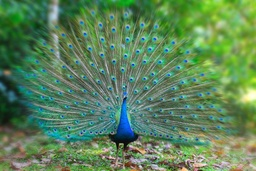
#> input picture exercises_with_checks/week06/images/pauw.jpg, 256 x 171 px, shrunk from 1900 x 1266 before the run, found by its file name
$ jupyter execute kmeans_dbscan_checkpoint_opgave.ipynb
#> lines starting #> are read from the running program, lines starting #| are printed output that depends on the picture
# Checkpoint — KMeans & DBSCAN

Dit notebook wordt automatisch gecheckt via pytest (GitHub Actions). De checks voeren je notebook uit en valideren of bepaalde variabelen bestaan en binnen de verwachte ranges vallen. **Je krijgt geen hints in de foutmeldingen: het is aan jou om correct werkende code te schrijven.**

## BELANGRIJK: gebruik exact de genoemde variabelennamen

De checks zoeken volgende variabelen in je notebook. Andere namen worden niet gezien:

- `best_k_wine` — de gekozen waarde van k voor de Wine-dataset (int)
- `silhouette_wine` — de silhouette score van die keuze (float)
- `image` — de ingeladen afbeelding (3D numpy-array)
- `n_colors` — het tuple van aantal kleuren `(10, 8, 6, 4, 2)`
- `segmented_imgs` — de lijst van gesegmenteerde afbeeldingen (5 elementen, zelfde vorm als `image`)
- `best_k_iris` — de gekozen waarde van k voor de Iris-dataset (int)
- `silhouette_iris` — de silhouette score van die keuze (float)
- `best_k_mall` — de gekozen waarde van k voor de Mall-dataset (int)
- `silhouette_mall` — de silhouette score van die keuze (float)
- `antwoord_iris` — meerkeuzevraag 1: `"A"`, `"B"`, `"C"` of `"D"`
- `antwoord_dbscan` — meerkeuzevraag 2: `"A"`, `"B"`, `"C"` of `"D"`

Gebruik overal `random_state=42` (en `n_init=10`) bij KMeans zodat je resultaten reproduceerbaar zijn en binnen de verwachte drempels vallen. Werk met de lokale afbeelding `images/butterfly.jpg` (er wordt niets gedownload).

## Oefening 1 — Wijn

Cluster de Wine-dataset zo optimaal mogelijk met KMeans. De dataset heeft 13 features op verschillende schalen, dus **schaal eerst met `StandardScaler`**.

Probeer verschillende waarden van `k`, bereken telkens de **silhouette score** en kies de `k` met de hoogste score.

Bewaar je keuze in `best_k_wine` en de bijhorende score in `silhouette_wine`.

[cell 1]
import numpy as np
from sklearn import datasets
from sklearn.cluster import KMeans
from sklearn.preprocessing import StandardScaler
from sklearn.metrics import silhouette_score


wine = datasets.load_wine()
data = wine.data

# Schaal de data zodat alle features gelijk gewicht krijgen
scaler = StandardScaler()
data_scaled = scaler.fit_transform(data)

[cell 2]
# TODO: bereken voor elke k in range(2, 8) de silhouette score (KMeans met
# random_state=42, n_init=10). Bewaar de k met de hoogste score in best_k_wine
# en die score in silhouette_wine.
startwaarde = -1
for k in range(2,8):
    kmeans = KMeans(n_clusters=k,random_state=42,n_init=10)
    k_means_label = kmeans.fit_predict(data_scaled)
    score = silhouette_score(data_scaled, kmeans.labels_)
    if score > startwaarde:
        best_k_wine = k

        silhouette_wine = score
        startwaarde = score
        print(f"bij k = {k} is de silhouette score {silhouette_wine}")


print("Beste k:", best_k_wine)
print("Beste silhouette score:", silhouette_wine)

## Oefening 2 — Image Segmentation

We gebruiken clustering om een afbeelding in stukken met gelijkaardige kleuren te verdelen. Gebruik de lokale afbeelding `images/butterfly.jpg` (533×800 pixels, 3 kleurkanalen).

Hervorm de 3D-array tot een `(n_pixels, 3)` matrix met `reshape(-1, 3)`, train dan KMeans met `n_clusters` in `(10, 8, 6, 4, 2)` en vervang elke pixel door de centroidkleur van zijn cluster. Hervorm het resultaat terug naar de originele vorm.

Bewaar het tuple `n_colors = (10, 8, 6, 4, 2)` en de 5 gesegmenteerde afbeeldingen in `segmented_imgs`.

[cell 3]
import numpy as np
from PIL import Image
from sklearn.cluster import KMeans
import cv2
import matplotlib.pyplot as plt

# Gebruik het lokale voorbeeldbeeld (geen download nodig)
image = np.asarray(Image.open('/workspaces/ML-Algo-student-main/exercises_with_checks/week06/images/pauw.jpg'))
#> image is the input picture: shape (171, 256, 3); mean R, G, B 92.8, 131.7, 89.9
print('image shape:', image.shape)
#| image shape: (171, 256, 3)

# Hervorm de 3D-array (pixels, breedte, kanalen) naar een (n_pixels, 3) matrix
X = image.reshape(-1, 3)

[cell 4]
# TODO: train voor elk aantal kleuren een KMeans (random_state=42, n_init=10)
# op X, vervang elke pixel door de centroidkleur van zijn cluster en hervorm
# terug naar image.shape. Bewaar alles in segmented_imgs (volgorde van n_colors).
n_colors = (10, 8, 6, 4, 2)
segmented_imgs = []
for n_clusters in n_colors:
    k_means = KMeans(n_clusters=n_clusters,random_state=42,n_init=10)
    k_means.fit(X)
    k_means_labels = k_means.predict(X)
    segmented_img = k_means.cluster_centers_[k_means_labels]  # aan te passen
    segmented_imgs.append(segmented_img.reshape(image.shape))
#> after the loop, segmented_imgs = 5 items
figure_size = 15
plt.figure(figsize=(figure_size, figure_size))

plt.subplot(2, 3, 1)
plt.imshow(image)
plt.title('Original Image')
plt.axis('off')

for i in range(len(n_colors)):
    plt.subplot(2, 3, i + 2)
    plt.imshow(segmented_imgs[i].astype(np.uint8))
    plt.title('K = %i' % n_colors[i])
    plt.axis('off')

plt.tight_layout()
plt.show()
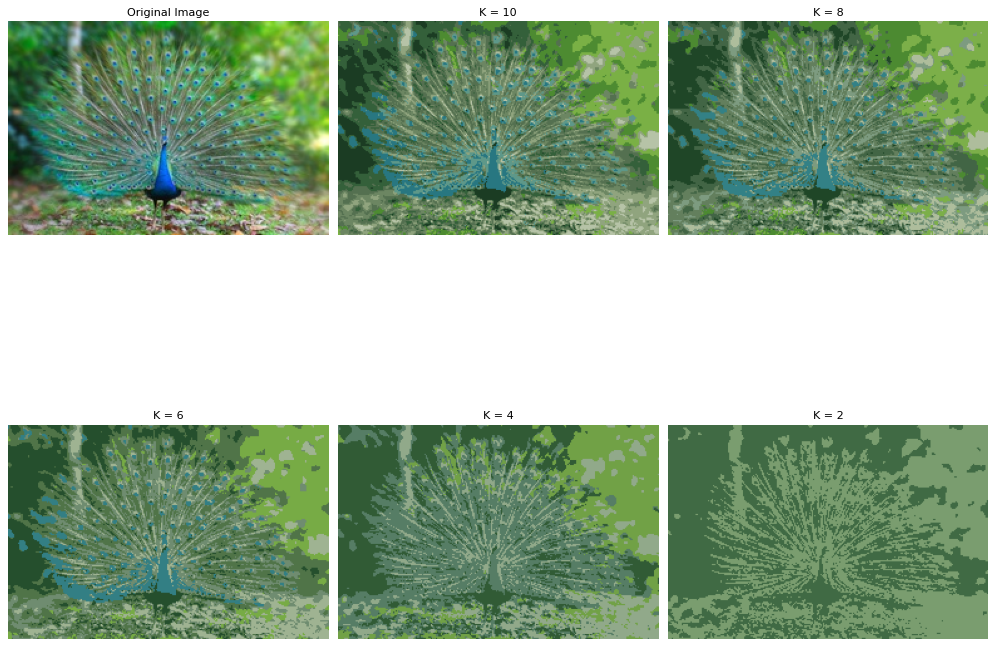
#> figure drawn by matplotlib, 6 panels

## Oefening 3 — KMeans vs DBSCAN op Iris

De Iris-dataset bevat 3 soorten die in de feature-ruimte goed gescheiden, **bolvormige** clusters van **gelijkaardige dichtheid** vormen.

Pas zowel KMeans (verschillende `k`) als DBSCAN (verschillende `eps`/`min_samples`) toe op de **gestandaardiseerde** data en vergelijk met de silhouette score. Bewaar je gekozen `k` in `best_k_iris` en de hoogste silhouette in `silhouette_iris`. Beantwoord daarna vraag 1 in `antwoord_iris`.

[cell 5]
import numpy as np
from sklearn.datasets import load_iris
from sklearn.cluster import KMeans, DBSCAN
from sklearn.preprocessing import StandardScaler
from sklearn.metrics import silhouette_score

iris = load_iris()
data_scaled = StandardScaler().fit_transform(iris.data)

startwaarde = -1

# KMeans testen voor k van 2 tot 5
for k in range(2,5):
    kmeans = KMeans(n_clusters=k, random_state=42, n_init=10)
    k_means_labels = kmeans.fit_predict(data_scaled)

    score = silhouette_score(data_scaled, k_means_labels)

    if score > startwaarde:
        best_k_iris = k
        silhouette_iris = score
        startwaarde = score

    print(f"Bij k = {k} is de silhouette score {score}")

print(f"Beste KMeans k: {best_k_iris}")
print(f"Beste KMeans silhouette score: {silhouette_iris}")


# DBSCAN testen voor verschillende eps en min_samples
beste_dbscan_score = -1

for d in [0.2, 0.5, 0.8, 1.0]:
    for b in range(2, 6):
        dbscan = DBSCAN(eps=d, min_samples=b)
        dbscan_labels = dbscan.fit_predict(data_scaled)

        # Silhouette score is alleen bruikbaar bij minstens 2 clusters
        # en minder clusters dan het aantal datapunten
        aantal_clusters = len(set(dbscan_labels) - {-1})

        if 2 <= aantal_clusters < len(data_scaled):
            score = silhouette_score(data_scaled, dbscan_labels)

            if score > beste_dbscan_score:
                beste_dbscan_score = score
                best_e_iris = d
                best_b_iris = b

            print(f"Bij eps = {d} en min_samples = {b} is de silhouette score {score}")
        else:
            print(f"Bij eps = {d} en min_samples = {b} kan de silhouette score niet berekend worden.")

if beste_dbscan_score > -1:
    print(f"Beste DBSCAN eps: {best_e_iris}")
    print(f"Beste DBSCAN min_samples: {best_b_iris}")
    print(f"Beste DBSCAN silhouette score: {beste_dbscan_score}")
else:
    print("Geen geldige DBSCAN-configuratie gevonden.")

## Oefening 4 — KMeans vs DBSCAN op Mall

De Mall-dataset (`data/Mall_Customers.csv`) bevat klanten met `Age`, `Annual Income (k$)` en `Spending Score (1-100)`. De clusters hebben **sterk verschillende dichtheden**, waardoor DBSCAN het vaak moeilijk heeft.

Pas KMeans (verschillende `k`) en DBSCAN (verschillende `eps`/`min_samples`) toe op de **gestandaardiseerde** data en vergelijk met de silhouette score. Bewaar je gekozen `k` in `best_k_mall` en de hoogste silhouette in `silhouette_mall`. Beantwoord daarna vraag 2 in `antwoord_dbscan`.

[cell 6]
import numpy as np
import pandas as pd
from sklearn.cluster import KMeans, DBSCAN
from sklearn.preprocessing import StandardScaler
from sklearn.metrics import silhouette_score

mall = pd.read_csv('data/Mall_Customers.csv')
#> (reads exercises_with_checks/week06/data/Mall_Customers.csv from the repository)
features = mall[['Age', 'Annual Income (k$)', 'Spending Score (1-100)']]
data_scaled = StandardScaler().fit_transform(features)
startwaarde = -1
# TODO: vergelijk KMeans (verschillende k's) met DBSCAN (verschillende
# eps/min_samples) via de silhouette score. Bewaar de gekozen k in best_k_mall
# en de hoogste silhouette in silhouette_mall.
for k in range(2,8):
    kmeans = KMeans(n_clusters=k, random_state=42, n_init=10)
    k_means_labels_mall = kmeans.fit_predict(data_scaled)

    score = silhouette_score(data_scaled, k_means_labels_mall)

    if score > startwaarde:
        best_k_mall = k
        silhouette_mall = score
        startwaarde = score

    print(f"Bij k = {k} is de silhouette score {score}")

print(f"Beste KMeans k: {best_k_mall}")
print(f"Beste KMeans silhouette score: {silhouette_mall}")


# DBSCAN testen voor verschillende eps en min_samples
beste_dbscan_score = -1

for d in [0.2, 0.4,0.6, 0.8, 1.0]:
    for b in range(1, 20):
        dbscan = DBSCAN(eps=d, min_samples=b)
        dbscan_labels = dbscan.fit_predict(data_scaled)

        # Silhouette score is alleen bruikbaar bij minstens 2 clusters
        # en minder clusters dan het aantal datapunten
        aantal_clusters = len(set(dbscan_labels) - {-1})

        if 2 <= aantal_clusters < len(data_scaled):
            score = silhouette_score(data_scaled, dbscan_labels)

            if score > beste_dbscan_score:
                beste_dbscan_score = score
                best_e_iris = d
                best_b_iris = b

            print(f"Bij eps = {d} en min_samples = {b} is de silhouette score {score}")
if beste_dbscan_score > -1:
    print(f"Beste DBSCAN eps: {best_e_iris}")
    print(f"Beste DBSCAN min_samples: {best_b_iris}")
    print(f"Beste DBSCAN silhouette score: {beste_dbscan_score}")
else:
    print("Geen geldige DBSCAN-configuratie gevonden.")

best_k_mall = 5
silhouette_mall = 0.0
